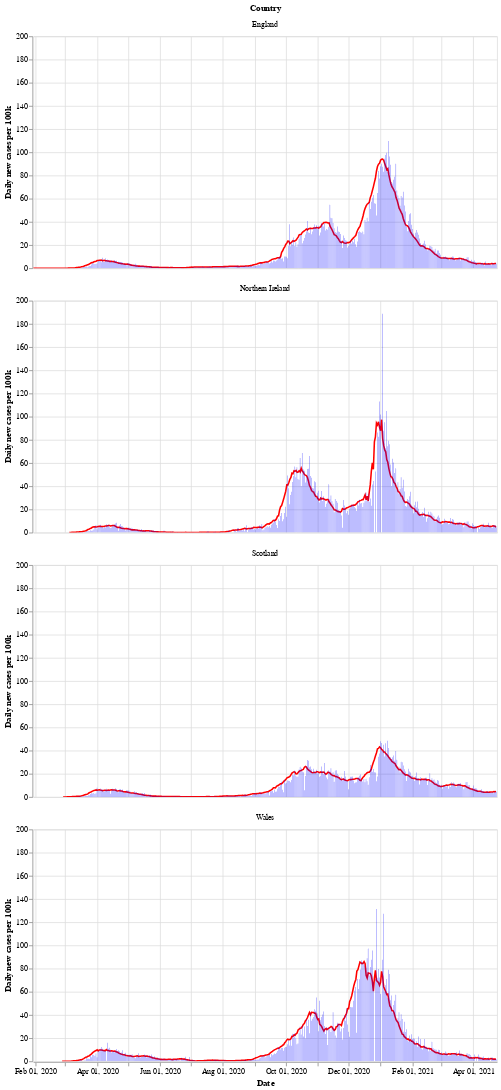

The notebook cell saved with this chart:
### Markdown cell above
Next is a bar chart of the number of new cases in each country (per 100k population), with the 7 day moving average of cases. Again we see that Wales saw a longer period of raising and falling cases compared to the other countries.

After a period of cases falling, each nation is now seeing a rise in the number of cases - especially in Wales.

### Code cell
# collapse
bars = alt.Chart(uk_cases).mark_bar().encode(
    x=alt.X("yearmonthdate(date):T", axis=alt.Axis(title='Date')),
    y=alt.Y("newCasesRate:Q", axis=alt.Axis(title='Daily new cases per 100k')),
    tooltip='newCasesRate',
    color=alt.condition(
        alt.datum.dailyChange > 0,
        alt.value("orange"),  # The positive color
        alt.value("blue")  # The negative color
    )
).properties(title='New cases per 100k population with rolling 7 day average', width=600).interactive()
line = alt.Chart(uk_cases).mark_line(
    color='red',
    size=2,
).transform_window(
    rolling_mean='mean(newCasesRate)',
    frame=[0, 7],
    groupby=['areaName']
).encode(
    x='yearmonthdate(date):T',
    y='rolling_mean:Q'
)
alt.layer(line, bars, data=uk_cases).facet(alt.Row('areaName', title='Country'), columns=1)

### Figure 1 — Vega-Lite specification as saved in the notebook (floating-point values rounded to 4 significant figures; data arrays with more than 128 entries replaced by an {"elided": "..."} marker saying what was removed)
{"config": {"view": {"continuousWidth": 400, "continuousHeight": 300}}, "data": {"name": "data-731e2e7f6d8dba69a69f928384378b5d"}, "facet": {"type": "nominal", "field": "areaName", "title": "Country"}, "spec": {"layer": [{"mark": {"type": "line", "color": "red", "size": 2}, "encoding": {"x": {"type": "temporal", "field": "date", "timeUnit": "yearmonthdate"}, "y": {"type": "quantitative", "field": "rolling_mean"}}, "transform": [{"window": [{"op": "mean", "field": "newCasesRate", "as": "rolling_mean"}], "frame": [0, 7], "groupby": ["areaName"]}]}, {"mark": "bar", "encoding": {"color": {"condition": {"value": "orange", "test": "(datum.dailyChange > 0)"}, "value": "blue"}, "tooltip": {"type": "quantitative", "field": "newCasesRate"}, "x": {"type": "temporal", "axis": {"title": "Date"}, "field": "date", "timeUnit": "yearmonthdate"}, "y": {"type": "quantitative", "axis": {"title": "Daily new cases per 100k"}, "field": "newCasesRate"}}, "selection": {"selector002": {"type": "interval", "bind": "scales", "encodings": ["x", "y"]}}, "title": "New cases per 100k population with rolling 7 day average", "width": 600}]}, "columns": 1, "$schema": "https://vega.github.io/schema/vega-lite/v4.8.1.json", "datasets": {"data-731e2e7f6d8dba69a69f928384378b5d": {"elided": "1708 records"}}}
